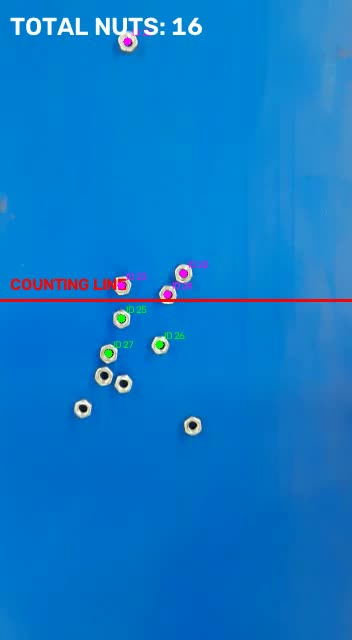
#> input picture assets/nut_tracking_line_crossing.jpg, 352 x 640 px, given in place of nuts_video.mp4, which was not available
$ jupyter execute Nut_Counting_Project_FINAL.ipynb   (text cells are left out)
#> lines starting #> are read from the running program, lines starting #| are printed output that depends on the picture; after the words box and inside, x2 and y2 are one past the last pixel; in counts of white or black regions, pixels touching at a corner belong together; pictures that were not available may be replaced by others from this repository, and a replacement may not be noted
[cell 1]
import cv2
import numpy as np
import os

from skimage.feature import peak_local_max
from skimage.segmentation import watershed
from scipy import ndimage as ndi
from scipy.optimize import linear_sum_assignment

print("OpenCV Version:", cv2.__version__)
print("Video exists:", os.path.exists("nuts_video.mp4"))

[cell 2]
VIDEO_PATH = "nuts_video.mp4"

cap = cv2.VideoCapture(VIDEO_PATH)

fps = cap.get(cv2.CAP_PROP_FPS)
width = int(cap.get(cv2.CAP_PROP_FRAME_WIDTH))
height = int(cap.get(cv2.CAP_PROP_FRAME_HEIGHT))
total_frames = int(cap.get(cv2.CAP_PROP_FRAME_COUNT))
duration = total_frames / fps if fps else 0

print("FPS:", fps)
print("Width:", width)
print("Height:", height)
print("Total Frames:", total_frames)
print("Duration:", round(duration, 2), "seconds")

cap.release()

[cell 3]
import matplotlib.pyplot as plt

cap = cv2.VideoCapture(VIDEO_PATH)
ret, sample_frame = cap.read()
#> sample_frame is the input picture: shape (640, 352, 3); mean B, G, R 200.9, 121, 13
cap.release()

if not ret:
    raise RuntimeError("Could not read sample frame.")

sample_rgb = cv2.cvtColor(sample_frame, cv2.COLOR_BGR2RGB)

plt.figure(figsize=(5, 8))
plt.imshow(sample_rgb)
plt.title("Original Sample Frame")
plt.axis("off")
plt.show()

[cell 4]
hsv = cv2.cvtColor(sample_frame, cv2.COLOR_BGR2HSV)
#> hsv: shape (640, 352, 3); mean H, S, V 102.9, 240.5, 202.2
H, S, V = cv2.split(hsv)
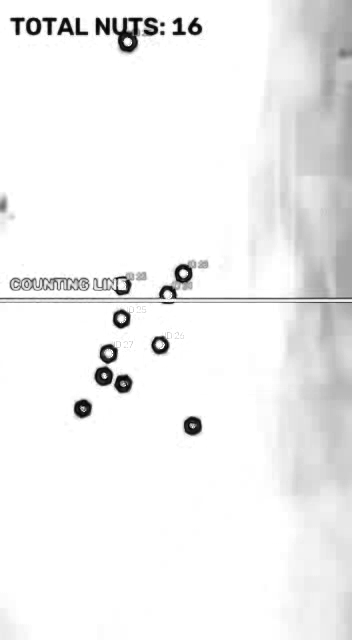
#> S: shape (640, 352); min 0, max 255, mean 240.5
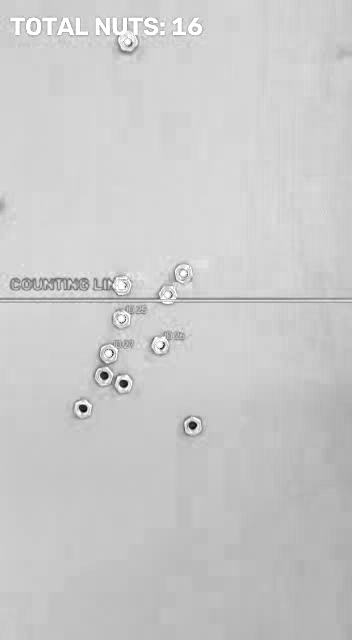
#> V: shape (640, 352); min 5, max 255, mean 202.2

plt.figure(figsize=(12, 4))

for i, (img, title) in enumerate([(H, "Hue"), (S, "Saturation"), (V, "Value")], start=1):
    plt.subplot(1, 3, i)
    plt.imshow(img, cmap="gray")
    plt.title(title)
    plt.axis("off")
#> this loop made 3 passes
#> title on passes 1 to 3: 'Hue', 'Saturation', 'Value'

plt.tight_layout()
plt.show()

[cell 5]
SATURATION_THRESHOLD = 100

mask = cv2.inRange(S, 0, SATURATION_THRESHOLD)
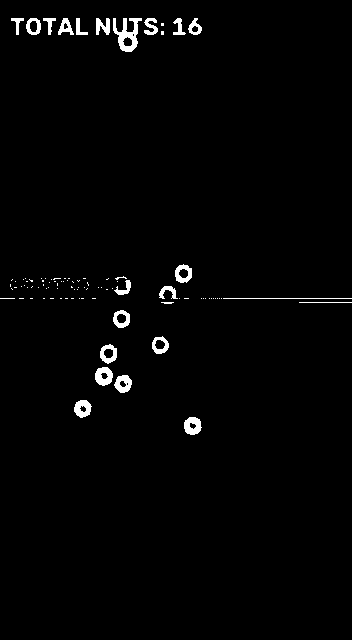
#> mask: shape (640, 352); 1.7% white; 96 white regions (73 under 20 px), largest, box (x1, y1, x2, y2) and area: (113, 18, 142, 52) 476, (95, 367, 113, 386) 241, (184, 417, 202, 435) 233

plt.figure(figsize=(10, 5))

plt.subplot(1, 2, 1)
plt.imshow(sample_rgb)
plt.title("Original")

plt.subplot(1, 2, 2)
plt.imshow(mask, cmap="gray")
plt.title("Binary Mask")

for i in [1, 2]:
    plt.subplot(1, 2, i)
    plt.axis("off")

plt.tight_layout()
plt.show()

[cell 6]
LINE_Y = 300
PROCESSING_BOTTOM = 370

roi = sample_frame[:PROCESSING_BOTTOM, :]
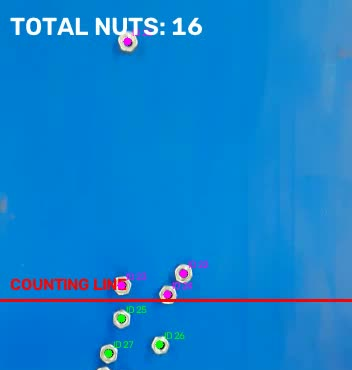
#> roi: shape (370, 352, 3); mean B, G, R 207, 130, 18
roi_rgb = cv2.cvtColor(roi, cv2.COLOR_BGR2RGB)

plt.figure(figsize=(5, 7))
plt.imshow(roi_rgb)
plt.axhline(LINE_Y, linewidth=2)
plt.title("Processing ROI and Counting Line")
plt.axis("off")
plt.show()
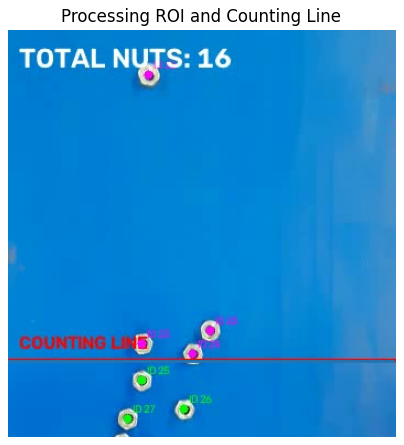
#> figure drawn by matplotlib, 1 panel

[cell 7]
kernel = np.ones((3, 3), np.uint8)

roi_hsv = cv2.cvtColor(roi, cv2.COLOR_BGR2HSV)
#> roi_hsv: shape (370, 352, 3); mean H, S, V 102.8, 236, 209.1
_, roi_s, _ = cv2.split(roi_hsv)
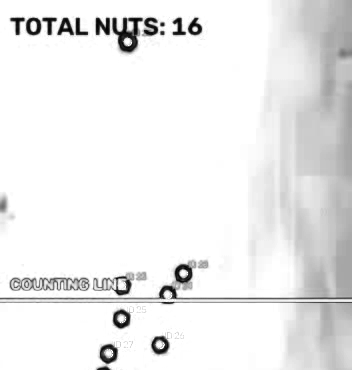
#> roi_s: shape (370, 352); min 0, max 255, mean 236

roi_mask = cv2.inRange(roi_s, 0, SATURATION_THRESHOLD)
#> roi_mask: shape (370, 352); 2.3% white; 93 white regions (73 under 20 px), largest, box (x1, y1, x2, y2) and area: (113, 18, 142, 52) 476, (175, 264, 192, 283) 194, (100, 344, 117, 364) 191

opened_mask = cv2.morphologyEx(
    roi_mask,
    cv2.MORPH_OPEN,
    kernel
)
#> opened_mask: shape (370, 352); 1.9% white; 19 white regions (2 under 20 px)

plt.figure(figsize=(10, 5))

plt.subplot(1, 2, 1)
plt.imshow(roi_mask, cmap="gray")
plt.title("Before Opening")

plt.subplot(1, 2, 2)
plt.imshow(opened_mask, cmap="gray")
plt.title("After Opening")

for i in [1, 2]:
    plt.subplot(1, 2, i)
    plt.axis("off")

plt.tight_layout()
plt.show()

[cell 8]
contours, _ = cv2.findContours(
    opened_mask,
    cv2.RETR_EXTERNAL,
    cv2.CHAIN_APPROX_SIMPLE
)
#> contours = 19 contours, 3 with area under 20; largest, box (x1, y1, x2, y2) and area: (113, 18, 142, 52) 448, (100, 345, 117, 363) 228, (175, 265, 192, 283) 228, (113, 310, 130, 328) 220, (152, 337, 169, 354) 210

print("Detected contours:", len(contours))
#| Detected contours: 19

for i, c in enumerate(contours[:10], start=1):
    area = cv2.contourArea(c)
    x, y, w, h = cv2.boundingRect(c)
    print(f"Object {i}: Area={area:.1f}, Size={w}x{h}")
#> this loop made 10 passes
#> (area, x, y, w, h) on passes 2, 3, 4, 5, 6, 7, 10: (228, 100, 345, 17, 18), (209.5, 152, 337, 17, 17), (219.5, 113, 310, 17, 18), (84, 159, 286, 17, 13), (75.5, 116, 280, 15, 15), (228, 175, 265, 17, 18), (80, 189, 18, 13, 17)
#> (printed output is left out)

[cell 9]
filled_mask = opened_mask.copy()

fill_contours, _ = cv2.findContours(
    filled_mask,
    cv2.RETR_EXTERNAL,
    cv2.CHAIN_APPROX_SIMPLE
)
#> fill_contours has the same summary as contours

cv2.drawContours(
    filled_mask,
    fill_contours,
    -1,
    255,
    cv2.FILLED
)
#> filled_mask: shape (370, 352); 2.2% white; 19 white regions (2 under 20 px), largest, box (x1, y1, x2, y2) and area: (113, 18, 142, 52) 534, (175, 265, 192, 283) 255, (100, 345, 117, 363) 255

plt.figure(figsize=(5, 7))
plt.imshow(filled_mask, cmap="gray")
plt.title("Filled Binary Mask")
plt.axis("off")
plt.show()

[cell 10]
distance_map = cv2.distanceTransform(
    filled_mask,
    cv2.DIST_L2,
    5
)

plt.figure(figsize=(5, 7))
plt.imshow(distance_map, cmap="jet")
plt.title("Distance Transform")
plt.axis("off")
plt.show()

[cell 11]
PEAK_MIN_DISTANCE = 8
PEAK_THRESHOLD = 2.5

peak_coordinates = peak_local_max(
    distance_map,
    min_distance=PEAK_MIN_DISTANCE,
    threshold_abs=PEAK_THRESHOLD,
    labels=filled_mask
)
#> peak_coordinates = 15 rows, first 8: [42, 127], [354, 108], [273, 183], [319, 121], [345, 160], [26, 33], [26, 65], [29, 106]

print("Detected local peaks:", len(peak_coordinates))
#| Detected local peaks: 15

[cell 12]
peak_mask = np.zeros_like(filled_mask, dtype=bool)

if len(peak_coordinates) > 0:
    peak_mask[
        peak_coordinates[:, 0],
        peak_coordinates[:, 1]
    ] = True

markers, _ = ndi.label(peak_mask)

labels_ws = watershed(
    -distance_map,
    markers,
    mask=filled_mask.astype(bool)
)
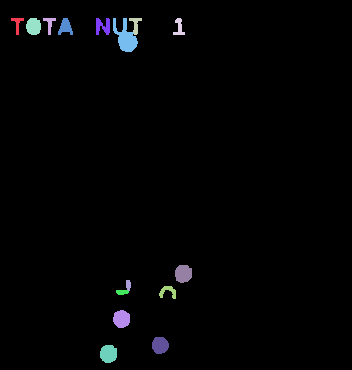
#> labels_ws: shape (370, 352) int32; 16 distinct labels, from 0 to 15; one colour per label, 0 black

plt.figure(figsize=(10, 5))

plt.subplot(1, 2, 1)
plt.imshow(filled_mask, cmap="gray")
plt.title("Before Watershed")

plt.subplot(1, 2, 2)
plt.imshow(labels_ws, cmap="nipy_spectral")
plt.title("After Watershed")

for i in [1, 2]:
    plt.subplot(1, 2, i)
    plt.axis("off")

plt.tight_layout()
plt.show()

[cell 13]
# ============================================================
# FINAL NUT COUNTING SYSTEM
# UPWARD CONVEYOR MOTION + VALIDATION VIDEO
# ============================================================

VIDEO_PATH = "nuts_video.mp4"

LINE_Y = 300
PROCESSING_BOTTOM = 370

SATURATION_THRESHOLD = 100

MIN_BLOB_AREA = 60
MIN_NUT_AREA = 80
MAX_NUT_AREA = 450

PEAK_MIN_DISTANCE = 8
PEAK_THRESHOLD = 2.5

MAX_MATCH_DISTANCE = 50
MAX_MISSED_FRAMES = 15
MIN_CONFIRM_FRAMES = 3

tracks = {}
next_id = 1
total_count = 0

cap = cv2.VideoCapture(VIDEO_PATH)

if not cap.isOpened():
    raise RuntimeError("Could not open video file.")

fps = cap.get(cv2.CAP_PROP_FPS)
width = int(cap.get(cv2.CAP_PROP_FRAME_WIDTH))
height = int(cap.get(cv2.CAP_PROP_FRAME_HEIGHT))

fourcc = cv2.VideoWriter_fourcc(*"mp4v")

writer = cv2.VideoWriter(
    "nut_counting_validation.mp4",
    fourcc,
    fps,
    (width, height)
)

while True:

    ret, frame = cap.read()

    if not ret:
        break

    # --------------------------------------------------------
    # 1) ROI
    # --------------------------------------------------------
    roi = frame[:PROCESSING_BOTTOM, :]

    # --------------------------------------------------------
    # 2) HSV SEGMENTATION
    # --------------------------------------------------------
    hsv = cv2.cvtColor(roi, cv2.COLOR_BGR2HSV)
    _, saturation, _ = cv2.split(hsv)

    mask = cv2.inRange(
        saturation,
        0,
        SATURATION_THRESHOLD
    )

    # --------------------------------------------------------
    # 3) MORPHOLOGICAL OPENING
    # --------------------------------------------------------
    kernel = np.ones((3, 3), np.uint8)

    clean_mask = cv2.morphologyEx(
        mask,
        cv2.MORPH_OPEN,
        kernel
    )

    # --------------------------------------------------------
    # 4) REMOVE SMALL BLOBS
    # --------------------------------------------------------
    contours, _ = cv2.findContours(
        clean_mask,
        cv2.RETR_EXTERNAL,
        cv2.CHAIN_APPROX_SIMPLE
    )

    valid_mask = np.zeros_like(clean_mask)

    for contour in contours:

        area = cv2.contourArea(contour)

        if area >= MIN_BLOB_AREA:
            cv2.drawContours(
                valid_mask,
                [contour],
                -1,
                255,
                cv2.FILLED
            )
#> this loop made 19 passes
#> area on passes 2, 3, 4, 5, 6, 7, 10, 11: 228, 209.5, 219.5, 84, 75.5, 228, 80, 73
#> valid_mask: shape (370, 352); 2.1% white; 15 white regions

    # --------------------------------------------------------
    # 5) FILL HOLES
    # --------------------------------------------------------
    filled_mask = valid_mask.copy()

    external_contours, _ = cv2.findContours(
        filled_mask,
        cv2.RETR_EXTERNAL,
        cv2.CHAIN_APPROX_SIMPLE
    )
#> external_contours = 15 contours; largest, box (x1, y1, x2, y2) and area: (113, 18, 142, 52) 448, (100, 345, 117, 363) 228, (175, 265, 192, 283) 228, (113, 310, 130, 328) 220, (152, 337, 169, 354) 210

    cv2.drawContours(
        filled_mask,
        external_contours,
        -1,
        255,
        cv2.FILLED
    )

    # --------------------------------------------------------
    # 6) DISTANCE TRANSFORM
    # --------------------------------------------------------
    distance_map = cv2.distanceTransform(
        filled_mask,
        cv2.DIST_L2,
        5
    )

    # --------------------------------------------------------
    # 7) LOCAL PEAKS
    # --------------------------------------------------------
    peak_coordinates = peak_local_max(
        distance_map,
        min_distance=PEAK_MIN_DISTANCE,
        threshold_abs=PEAK_THRESHOLD,
        labels=filled_mask
    )
#> peak_coordinates = 14 rows, first 8: [42, 127], [354, 108], [273, 183], [319, 121], [345, 160], [26, 33], [26, 65], [29, 106]

    peak_mask = np.zeros_like(
        filled_mask,
        dtype=bool
    )

    if len(peak_coordinates) > 0:
        peak_mask[
            peak_coordinates[:, 0],
            peak_coordinates[:, 1]
        ] = True

    # --------------------------------------------------------
    # 8) WATERSHED
    # --------------------------------------------------------
    markers, _ = ndi.label(peak_mask)

    labels_ws = watershed(
        -distance_map,
        markers,
        mask=filled_mask.astype(bool)
    )
#> labels_ws: shape (370, 352) int32; 15 distinct labels, from 0 to 14

    # --------------------------------------------------------
    # 9) EXTRACT CENTROIDS
    # --------------------------------------------------------
    detections = []

    for label_id in range(1, labels_ws.max() + 1):

        object_mask = (
            labels_ws == label_id
        ).astype(np.uint8) * 255

        object_contours, _ = cv2.findContours(
            object_mask,
            cv2.RETR_EXTERNAL,
            cv2.CHAIN_APPROX_SIMPLE
        )

        if len(object_contours) == 0:
            continue

        c = max(
            object_contours,
            key=cv2.contourArea
        )

        area = cv2.contourArea(c)

        if area < MIN_NUT_AREA:
            continue

        if area > MAX_NUT_AREA:
            continue

        M = cv2.moments(c)

        if M["m00"] == 0:
            continue

        cx = M["m10"] / M["m00"]
        cy = M["m01"] / M["m00"]

        if cx < 5 or cx > frame.shape[1] - 6:
            continue

        detections.append(
            (float(cx), float(cy))
        )
#> this loop made 14 passes
#> (area, cx, cy) on passes 4, 5, 6, 7, 8, 10, 12, 13: (185.5, 33.11, 26.05), (126.5, 65.06, 26.43), (120, 102.6, 25.86), (376.5, 125.4, 37.81), (228, 182.9, 273.3), (84, 167.6, 291), (219.5, 121.1, 318.6), (209.5, 159.7, 344.9)
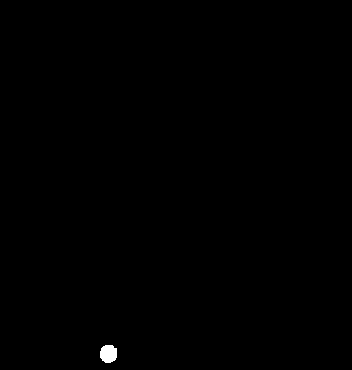
#> object_mask: shape (370, 352); 0.2% white; 1 white region, box (x1, y1, x2, y2) and area: (100, 345, 117, 363) 255
#> after the loop, detections = [(33.11, 26.05), (65.06, 26.43), (102.6, 25.86), (125.4, 37.81), (182.9, 273.3), (167.6, 291), (121.1, 318.6), (159.7, 344.9), (108.1, 353.4)]

    # --------------------------------------------------------
    # 10) TRACK PREDICTION
    # --------------------------------------------------------
    track_ids = list(tracks.keys())
    predictions = []

    for object_id in track_ids:

        data = tracks[object_id]

        x, y = data["center"]
        vx, vy = data["velocity"]

        predictions.append(
            (x + vx, y + vy)
        )
#> after the loop, predictions = []

    # --------------------------------------------------------
    # 11) HUNGARIAN GLOBAL MATCHING
    # --------------------------------------------------------
    matched_track_indices = set()
    matched_detection_indices = set()

    if len(predictions) > 0 and len(detections) > 0:

        cost_matrix = np.full(
            (
                len(predictions),
                len(detections)
            ),
            9999.0,
            dtype=np.float32
        )

        for i, (px, py) in enumerate(predictions):

            for j, (dx, dy) in enumerate(detections):

                spatial_distance = np.sqrt(
                    (dx - px) ** 2
                    +
                    (dy - py) ** 2
                )

                old_y = tracks[
                    track_ids[i]
                ]["center"][1]

                direction_penalty = 0

                # Conveyor direction is UPWARD.
                if dy > old_y + 10:
                    direction_penalty = 20

                cost_matrix[i, j] = (
                    spatial_distance
                    +
                    direction_penalty
                )

        rows, cols = linear_sum_assignment(
            cost_matrix
        )

        for row, col in zip(rows, cols):

            if cost_matrix[row, col] > MAX_MATCH_DISTANCE:
                continue

            object_id = track_ids[row]

            new_x, new_y = detections[col]

            old_x, old_y = tracks[
                object_id
            ]["center"]

            measured_vx = new_x - old_x
            measured_vy = new_y - old_y

            old_vx, old_vy = tracks[
                object_id
            ]["velocity"]

            vx = (
                0.65 * old_vx
                +
                0.35 * measured_vx
            )

            vy = (
                0.65 * old_vy
                +
                0.35 * measured_vy
            )

            tracks[object_id]["center"] = (
                new_x,
                new_y
            )

            tracks[object_id]["velocity"] = (
                vx,
                vy
            )

            tracks[object_id]["missed"] = 0
            tracks[object_id]["age"] += 1

            if tracks[object_id]["age"] >= MIN_CONFIRM_FRAMES:
                tracks[object_id]["confirmed"] = True

            # ------------------------------------------------
            # FINAL COUNTING RULE
            # Upward motion:
            # BELOW line -> ABOVE line
            # ------------------------------------------------
            if (
                tracks[object_id]["confirmed"]
                and
                not tracks[object_id]["counted"]
                and
                old_y > LINE_Y
                and
                new_y <= LINE_Y
            ):

                total_count += 1

                tracks[object_id]["counted"] = True

                print(
                    f"NUT ID {object_id} COUNTED"
                    f" -> TOTAL = {total_count}"
                )

            matched_track_indices.add(row)
            matched_detection_indices.add(col)

    # --------------------------------------------------------
    # 12) HANDLE MISSED TRACKS
    # --------------------------------------------------------
    for index, object_id in enumerate(track_ids):

        if index in matched_track_indices:
            continue

        tracks[object_id]["missed"] += 1

        x, y = tracks[object_id]["center"]
        vx, vy = tracks[object_id]["velocity"]

        tracks[object_id]["center"] = (
            x + vx,
            y + vy
        )

        if tracks[object_id]["missed"] > MAX_MISSED_FRAMES:
            del tracks[object_id]
#> after the loop, tracks = 0 items

    # --------------------------------------------------------
    # 13) CREATE NEW TRACKS
    # --------------------------------------------------------
    for detection_index, detection in enumerate(detections):

        if detection_index in matched_detection_indices:
            continue

        x, y = detection

        tracks[next_id] = {
            "center": (x, y),
            "velocity": (0.0, 0.0),
            "missed": 0,
            "age": 1,
            "confirmed": False,
            "counted": False
        }

        next_id += 1
#> this loop made 9 passes
#> after the loop, next_id = 10; tracks = 9 items

    # --------------------------------------------------------
    # 14) VISUALIZATION
    # --------------------------------------------------------
    display = frame.copy()

    cv2.line(
        display,
        (0, LINE_Y),
        (display.shape[1], LINE_Y),
        (0, 0, 255),
        2
    )

    cv2.putText(
        display,
        "COUNTING LINE",
        (10, LINE_Y - 10),
        cv2.FONT_HERSHEY_SIMPLEX,
        0.55,
        (0, 0, 255),
        2
    )

    for object_id, data in tracks.items():

        if data["missed"] > 0:
            continue

        x, y = data["center"]
        x = int(x)
        y = int(y)

        # Yellow = tentative
        if not data["confirmed"]:
            color = (0, 255, 255)

        # Green = confirmed
        elif not data["counted"]:
            color = (0, 255, 0)

        # Magenta = counted
        else:
            color = (255, 0, 255)

        cv2.circle(
            display,
            (x, y),
            4,
            color,
            -1
        )

        if data["confirmed"]:
            cv2.putText(
                display,
                f"ID {object_id}",
                (x + 5, y - 5),
                cv2.FONT_HERSHEY_SIMPLEX,
                0.35,
                color,
                1
            )
#> this loop made 9 passes
#> (x, y) on passes 1 to 8: (33, 26), (65, 26), (102, 25), (125, 37), (182, 273), (167, 291), (121, 318), (159, 344)
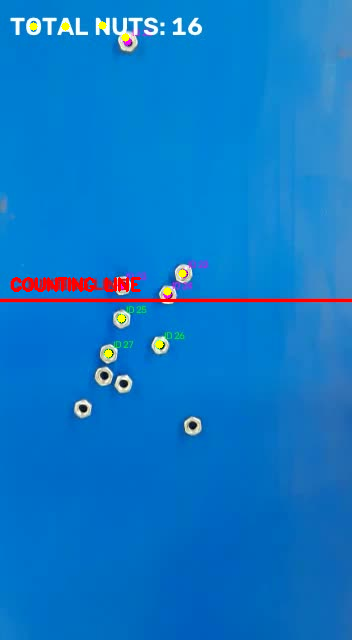
#> display: shape (640, 352, 3); mean B, G, R 199.8, 120.7, 14.2

    cv2.putText(
        display,
        f"TOTAL NUTS: {total_count}",
        (10, 35),
        cv2.FONT_HERSHEY_SIMPLEX,
        0.85,
        (255, 255, 255),
        2
    )
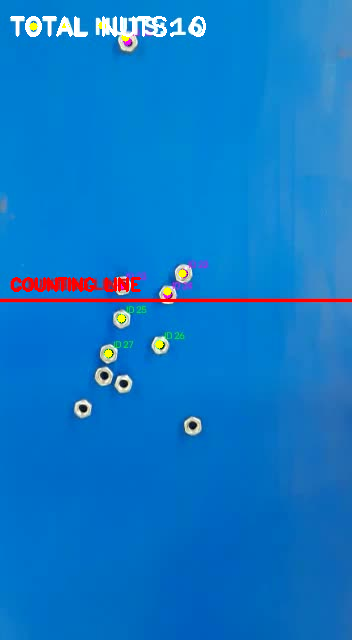
#> display: shape (640, 352, 3); 0.57% of pixels changed, all inside (x1, y1, x2, y2) = (10, 16, 206, 37)

    # Save annotated frame
    writer.write(display)

    cv2.imshow(
        "FINAL NUT COUNTING SYSTEM",
        display
    )

    if cv2.waitKey(25) & 0xFF == ord("q"):
#> (key q is pressed here)
        break


cap.release()
writer.release()
cv2.destroyAllWindows()

print()
print("====================================")
print("FINAL TOTAL NUT COUNT =", total_count)
print("====================================")
print("Validation video saved: nut_counting_validation.mp4")
